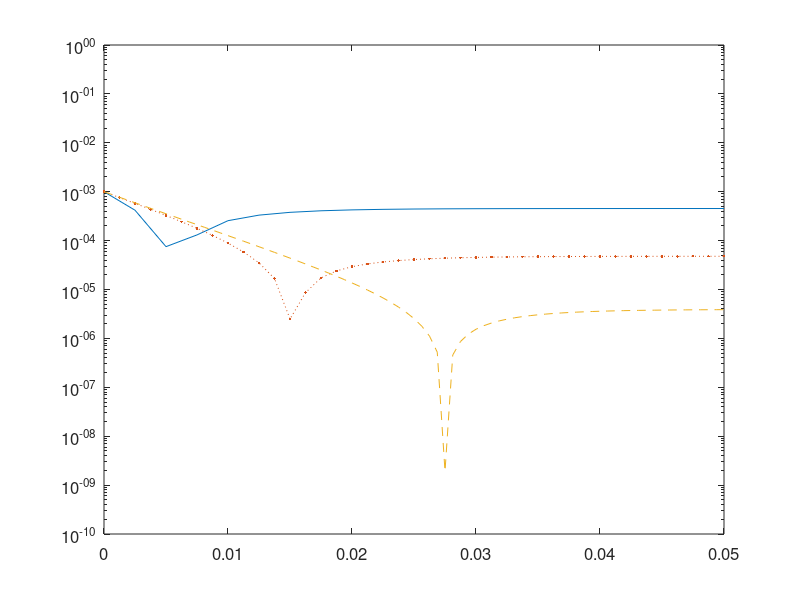

The MATLAB source for this figure: (Note: this script raises an error after producing the figure.)
% u'(t)=1-c*sqrt(u)*u, t in [0,0.05] 
% Initial condition: u(0)=u_s ;
clear; clc,close all;
tic
Nt = [20 40 80];
U = [];
Error = [];
c = 10000;
u_s = 1/sqrt(c);
ta = 0;
tb = 0.05;
kappa = 800;
fun = @(t,u) 1-c*abs(u)*u;
for k = 1:length(Nt)
    N = Nt(k);
    h = (tb-ta)/N;
    A = [1 0 0 0 0;
         0.444370493651235 0.555629506348765 0 0 0;
         0.620101851488403 0 0.379898148511597 0 0;
         0.178079954393132 0 0 0.821920045606868 0;
         0 0 0.517231671970585 0.096059710526147 0.386708617503268];
    b = [0.39175222657189 0 0 0 0;
         0 0.368410593050371 0 0 0;
         0 0 0.251891774271694 0 0;
         0 0 0 0.54497475022852 0;
         0 0 0 0.063692468666290 0.226007483236906];
    t = ta:h:tb;                   % interval partition
    u(1) = 1.1*u_s;                % initial value
    % exponential approximations
    ci = [0 0.39175222700392 0.58607968896779 0.47454236302687 0.93501063100924 1.0];
    psi(1) = exp(ci(1)*h*kappa);
    psi(2) = exp(ci(2)*h*kappa);
    psi(3) = exp(ci(3)*h*kappa);
    psi(4) = exp(ci(4)*h*kappa);
    psi(5) = exp(ci(5)*h*kappa);
    psi(6) = exp(ci(6)*h*kappa);
    for n = 1:N
        % IFRK(5,4) scheme
        u1 = 1/psi(2)*( psi(1)*( A(1,1)*u(n)+b(1,1)*h.*( fun(t(n),u(n))+       kappa*u(n) ) ) );
        u2 = 1/psi(3)*( psi(1)*( A(2,1)*u(n)+b(2,1)*h.*( fun(t(n),u(n))+       kappa*u(n) ) )+...
                        psi(2)*( A(2,2)*u1+  b(2,2)*h.*( fun(t(n)+0.39175222700392*h,u1)+kappa*u1 ) ) );
        u3 = 1/psi(4)*( psi(1)*( A(3,1)*u(n)+b(3,1)*h.*( fun(t(n),u(n))+       kappa*u(n) ) )+...
                        psi(2)*( A(3,2)*u1+  b(3,2)*h.*( fun(t(n)+0.39175222700392*h,u1)+kappa*u1 ) )+...
                        psi(3)*( A(3,3)*u2+  b(3,3)*h.*( fun(t(n)+0.58607968896779*h,u2)+kappa*u2 ) ) );
        u4 = 1/psi(5)*( psi(1)*( A(4,1)*u(n)+b(4,1)*h.*( fun(t(n),u(n))+       kappa*u(n) ) )+...
                        psi(2)*( A(4,2)*u1+  b(4,2)*h.*( fun(t(n)+0.39175222700392*h,u1)+kappa*u1 ) )+...
                        psi(3)*( A(4,3)*u2+  b(4,3)*h.*( fun(t(n)+0.58607968896779*h,u2)+kappa*u2 ) )+...
                        psi(4)*( A(4,4)*u3+  b(4,4)*h.*( fun(t(n)+0.47454236302687*h,u3)+kappa*u3 ) ) );
    u(n+1) = 1/psi(6)*( psi(1)*( A(5,1)*u(n)+b(5,1)*h.*( fun(t(n),u(n))+       kappa*u(n) ) )+...
                        psi(2)*( A(5,2)*u1+  b(5,2)*h.*( fun(t(n)+0.39175222700392*h,u1)+kappa*u1 ) )+...
                        psi(3)*( A(5,3)*u2+  b(5,3)*h.*( fun(t(n)+0.58607968896779*h,u2)+kappa*u2 ) )+...
                        psi(4)*( A(5,4)*u3+  b(5,4)*h.*( fun(t(n)+0.47454236302687*h,u3)+kappa*u3 ) )+...
                        psi(5)*( A(5,5)*u4+  b(5,5)*h.*( fun(t(n)+0.93501063100924*h,u4)+kappa*u4 ) ) );
    end
    T{k} = t;
    U{k} = u;
end
t_s = ta:0.0001:tb;
u_s = ones(1,length(t_s))*u_s;

%% logarithmic plot
figure(1)
semilogy(T{1},abs(U{1}-0.01),'-',T{2},abs(U{2}-0.01),':.',T{3},abs(U{3}-0.01),'--');
axis([ta,tb,1e-10,1e0]);
set(gcf,'color','w');
set (gca,'FontSize',12,'fontweight','demi');
xlabel('$t$','Interpreter','latex','FontSize',16);
ylabel('$|u-u^{*}|$','Interpreter','latex','FontSize',16);
legend('$N=20$','$N=40$','$N=80$','location','northeast');
set(gcf,'Units','centimeters','Position',[10 5 13 10]);
set(gca,'linewidth',1);
set(gca,'box','off');
set(get(gca,'Children'),'linewidth',2);
toc